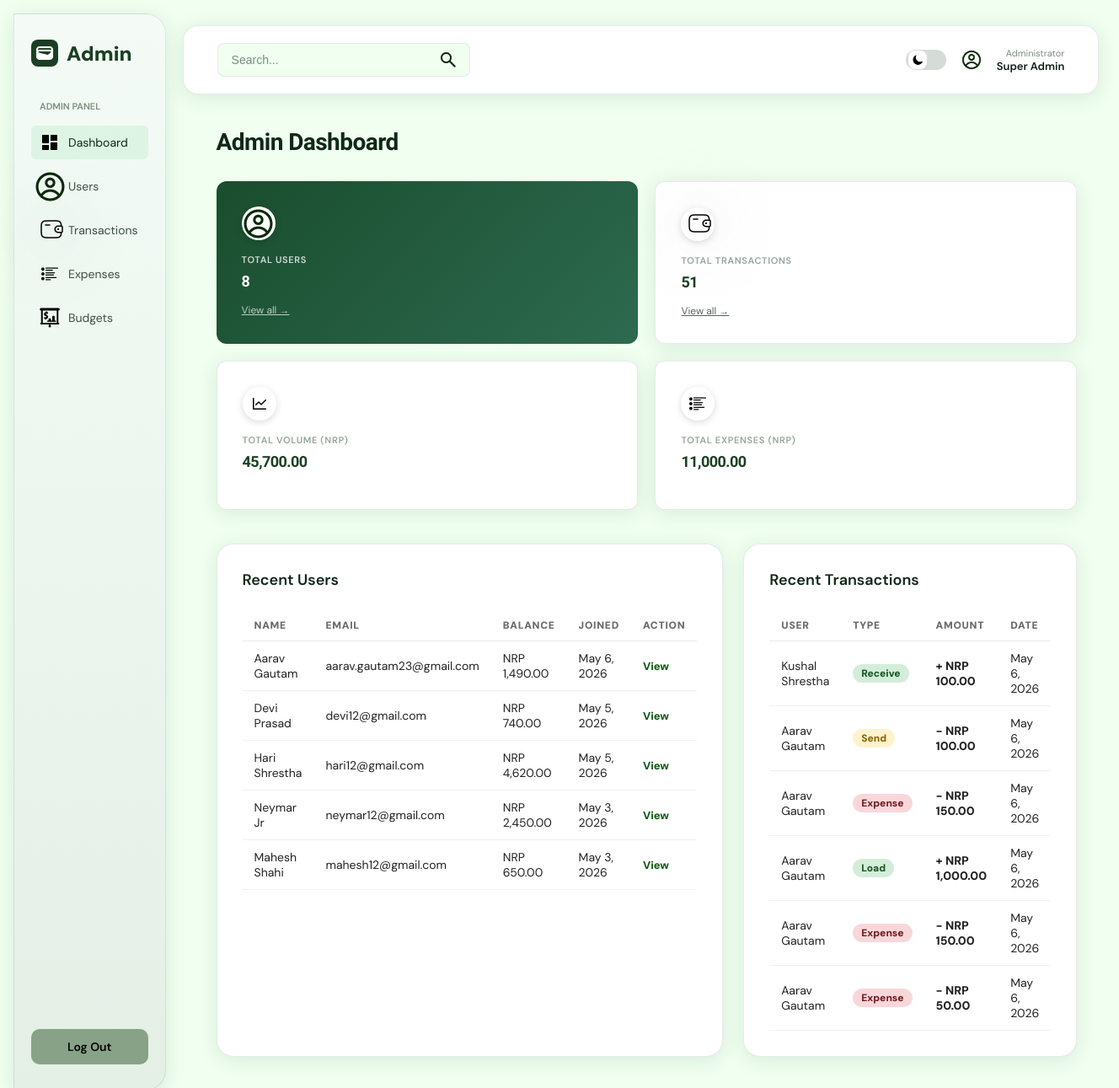
Screenshot of /admin/pages/dashboard.php (signed in) with the database file from the repository.
### tables this page shows
CREATE TABLE `users` (
  `id` int(10) UNSIGNED NOT NULL AUTO_INCREMENT,
  `fullname` varchar(100) NOT NULL,
  `username` varchar(30) NOT NULL,
  `email` varchar(180) NOT NULL,
  `balance` decimal(14,2) NOT NULL DEFAULT 0.00,
  `password_hash` varchar(255) NOT NULL,
  `created_at` datetime NOT NULL DEFAULT current_timestamp(),
  PRIMARY KEY (`id`),
  UNIQUE KEY `username` (`username`),
  UNIQUE KEY `email` (`email`),
  KEY `idx_email` (`email`),
  KEY `idx_username` (`username`)
);

CREATE TABLE `transactions` (
  `id` int(10) UNSIGNED NOT NULL AUTO_INCREMENT,
  `user_id` int(10) UNSIGNED NOT NULL,
  `related_user_id` int(10) UNSIGNED DEFAULT NULL,
  `type` enum('load','send','receive','expense') NOT NULL,
  `amount` decimal(14,2) NOT NULL,
  `description` varchar(255) DEFAULT NULL,
  `created_at` datetime NOT NULL DEFAULT current_timestamp(),
  PRIMARY KEY (`id`),
  KEY `idx_user_id` (`user_id`),
  CONSTRAINT `transactions_ibfk_1` FOREIGN KEY (`user_id`) REFERENCES `users` (`id`) ON DELETE CASCADE
);

### admin/pages/dashboard.php (the view, shortened to what this page needs)
<?php
require_once '../../backend/connection.php';
$total_users  = $mysqli->query('SELECT COUNT(*) AS c FROM users')->fetch_assoc()['c'];
$total_tx     = $mysqli->query('SELECT COUNT(*) AS c FROM transactions')->fetch_assoc()['c'];
$total_volume = $mysqli->query("SELECT COALESCE(SUM(amount),0) AS s FROM transactions WHERE type IN ('load','send','receive')")->fetch_assoc()['s'];
$total_exp    = $mysqli->query('SELECT COALESCE(SUM(amount),0) AS s FROM expenses')->fetch_assoc()['s'];
$recent_users = $mysqli->query('SELECT id,fullname,email,balance,created_at FROM users ORDER BY created_at DESC LIMIT 5')->fetch_all(MYSQLI_ASSOC);
$recent_tx = $mysqli->query(
    'SELECT t.id, t.type, t.amount, t.description, t.created_at, u.fullname
     FROM transactions t JOIN users u ON t.user_id = u.id
     ORDER BY t.created_at DESC LIMIT 6'
)->fetch_all(MYSQLI_ASSOC);
?>
<!DOCTYPE html>
<html lang="en">
<head>
    <?php
    include __DIR__ . '/../../components/head_theme.php';
    ?>
</head>
<body>
<div class="container">
    <?php include '../components/admin_sidebar.php'; ?>
    <div class="main-content">
        <?php include '../components/admin_topbar.php'; ?>
        <div class="dashboard">
            <h1 class="dashboard-title">Admin Dashboard</h1>
            <div class="stats-grid admin-panel">
                <div class="stat-card primary">
                    <div class="stat-icon"><img src="../../assets/icons/userprofile.png" alt="" class="stat-icon-img"></div>
                    <div class="stat-label">Total Users</div>
                    <div class="stat-value"><?php echo number_format($total_users); ?></div>
                    <a href="users.php" class="stat-action">View all →</a>
                </div>
                <div class="stat-card secondary">
                    <div class="stat-icon"><img src="../../assets/icons/solar_wallet-linear.png" alt="" class="stat-icon-img"></div>
                    <div class="stat-label">Total Transactions</div>
                    <div class="stat-value"><?php echo number_format($total_tx); ?></div>
                    <a href="transactions.php" class="stat-action">View all →</a>
                </div>
                <div class="stat-card secondary">
                    <div class="stat-icon"><img src="../../assets/icons/analytics.png" alt="" class="stat-icon-img"></div>
                    <div class="stat-label">Total Volume (NRP)</div>
                    <div class="stat-value"><?php echo number_format($total_volume, 2); ?></div>
                </div>
                <div class="stat-card secondary">
                    <div class="stat-icon"><img src="../../assets/icons/expenses.png" alt="" class="stat-icon-img"></div>
                    <div class="stat-label">Total Expenses (NRP)</div>
                    <div class="stat-value"><?php echo number_format($total_exp, 2); ?></div>
                </div>
            </div>
            <div class="admin-grid-2col">
                <div class="transaction-section">
                    <h2 class="transaction-title">Recent Users</h2>
                    <table class="admin-table">
                        <thead><tr><th>Name</th><th>Email</th><th>Balance</th><th>Joined</th><th>Action</th></tr></thead>
                        <tbody>
                        <?php foreach ($recent_users as $u): ?>
                        <tr>
                            <td><?php echo htmlspecialchars($u['fullname']); ?></td>
                            <td><?php echo htmlspecialchars($u['email']); ?></td>
                            <td>NRP <?php echo number_format($u['balance'],2); ?></td>
                            <td><?php echo date('M j, Y', strtotime($u['created_at'])); ?></td>
                            <td><a href="users.php?action=view&id=<?php echo $u['id']; ?>" class="admin-action-link">View</a></td>
                        </tr>
                        <?php endforeach; ?>
                        </tbody>
                    </table>
                </div>
                <div class="transaction-section">
                    <h2 class="transaction-title">Recent Transactions</h2>
                    <table class="admin-table">
                        <thead><tr><th>User</th><th>Type</th><th>Amount</th><th>Date</th></tr></thead>
                        <tbody>
                        <?php foreach ($recent_tx as $tx):
                            $is_out = !in_array($tx['type'], ['load','receive']);
                        ?>
                        <tr>
                            <td><?php echo htmlspecialchars($tx['fullname']); ?></td>
                            <td><span class="admin-badge admin-badge-<?php echo $tx['type']; ?>"><?php echo ucfirst($tx['type']); ?></span></td>
                            <td class="<?php echo $is_out ? 'tx-out' : 'tx-in'; ?>"><?php echo ($is_out?'-':'+').' NRP '.number_format($tx['amount'],2); ?></td>
                            <td><?php echo date('M j, Y', strtotime($tx['created_at'])); ?></td>
                        </tr>
                        <?php endforeach; ?>
                        </tbody>
                    </table>
                </div>
            </div>
        </div>
    </div>
</div>
</body>
</html>

### assets/css/style.css (style rules this page uses)
* { margin: 0; padding: 0; box-sizing: border-box; }
body { font-family: -apple-system, BlinkMacSystemFont, "Segoe UI", Roboto, "Helvetica Neue", Arial, sans-serif; background: #f0fff0; background: var(--green-lightest, #f0fff0); color: #0f1f14; color: var(--text-dark, #0f1f14); }
a { color: inherit; }
img { display: block; }
.container { display: flex; min-height: 100vh; gap: 24px; padding: 20px; }
.main-content { flex: 1; display: flex; flex-direction: column; }
.dashboard, .budget-page, .wallet-page { padding: 40px; flex: 1; overflow-y: auto; }
.dashboard-title { font-size: 28px; font-weight: 600; color: var(--green-darkest, #0f2818); margin-bottom: 30px; }
.stats-grid { display: grid; grid-template-columns: repeat(3, 1fr); gap: 20px; margin-bottom: 40px; }
.stat-card { padding: 30px; border-radius: 12px; color: #fff; }
.stat-card.primary { background: linear-gradient(135deg, #1a4d2e 0%, #2d6a4f 100%); }
.stat-card.secondary { background: var(--white, #ffffff); color: var(--text-dark, #0f1f14); border: 1px solid var(--card-border, rgba(27, 63, 36, 0.1)); box-shadow: var(--shadow-card, 0 4px 18px rgba(27, 63, 36, 0.08)); }
.stat-icon { width: 40px; height: 40px; background: #fff; border-radius: 50%; display: flex; align-items: center; justify-content: center; margin-bottom: 16px; box-shadow: 0 2px 8px rgba(0, 0, 0, 0.15); }
.stat-icon img.stat-icon-img { width: auto; height: auto; object-fit: contain; }
.stat-label { font-size: 13px; opacity: 0.8; margin-bottom: 8px; }
.stat-value { font-size: 28px; font-weight: 700; margin-bottom: 16px; }
.stat-action { display: flex; align-items: center; gap: 8px; font-size: 12px; opacity: 0.7; cursor: pointer; }
.transaction-section { background: var(--white, #ffffff); border: 1px solid var(--card-border, rgba(27, 63, 36, 0.1)); box-shadow: var(--shadow-card, 0 4px 18px rgba(27, 63, 36, 0.08)); padding: 30px; border-radius: var(--radius-lg, 12px); min-height: 300px; }
.transaction-title { font-size: 18px; font-weight: 600; color: #0f2818; color: var(--green-darkest, #0f2818); margin-bottom: 24px; }
@media (max-width: 1400px) { .stats-grid { grid-template-columns: repeat(2, 1fr); } }

### assets/css/landing.css (style rules this page uses)
:root { --green-darkest: #0f2818; --green-dark: #1b3f24; --green-mid: #2d6a4f; --green-muted: #6f8f6f; --green-light: #d4f5d4; --green-lightest: #f0fff0; --green-accent: #40c074; --green-glow: rgba(64, 192, 116, 0.18); --white: #ffffff; --text-dark: #0f1f14; --text-body: #3d4f42; --text-muted: #7a8f7e; --card-bg: #f6fdf7; --card-border: rgba(27, 63, 36, 0.10); --radius-lg: 20px; --radius-md: 12px; --radius-sm: 8px; --shadow-card: 0 4px 24px rgba(27, 63, 36, 0.10); --shadow-hover: 0 16px 48px rgba(27, 63, 36, 0.18); --font-display: 'Sora', sans-serif; --font-body: 'DM Sans', sans-serif; --transition: all 0.28s cubic-bezier(0.4, 0, 0.2, 1); }
*, *::before, *::after { box-sizing: border-box; }
.stat-label { font-size: 11px; font-weight: 600; color: var(--text-muted); text-transform: uppercase; letter-spacing: 0.06em; }
.stat-value { font-family: var(--font-display); font-size: 18px; font-weight: 800; color: var(--green-dark); letter-spacing: -0.03em; }

### admin/admin.css (style rules this page uses)
.stats-grid.admin-panel .stat-card.primary .stat-value, .stats-grid.admin-panel .stat-card.primary .stat-label, .stats-grid.admin-panel .stat-card.primary .stat-action { color: #ffffff !important; }
.admin-grid-2col { display: grid; grid-template-columns: 1fr 1fr; gap: 24px; margin-top: 28px; }
.admin-table { width: 100%; border-collapse: separate; border-spacing: 0; font-size: 14px; }
.admin-table thead th { text-align: left; padding: 10px 14px; font-size: 12px; font-weight: 900; color: #6b6b6b; text-transform: uppercase; letter-spacing: .06em; border-bottom: 1px solid rgba(0,0,0,.08); background: rgba(255,255,255,.4); }
.admin-table tbody td { padding: 11px 14px; border-bottom: 1px solid rgba(0,0,0,.06); color: #222; }
.admin-badge { display: inline-block; padding: 3px 10px; border-radius: 999px; font-size: 12px; font-weight: 800; }
.admin-badge-load { background: #d4edda; color: #155724; }
.admin-badge-receive { background: #d4edda; color: #155724; }
.admin-badge-send { background: #fff3cd; color: #856404; }
.admin-badge-expense { background: #f8d7da; color: #721c24; }
.tx-in { color: #0f5a13; font-weight: 800; }
.tx-out { color: #c0392b; font-weight: 800; }
.admin-action-link { color: #0f5a13; font-weight: 800; font-size: 13px; text-decoration: none; }

### rows the page displays
users: fullname "Aarav Gautam", email "aarav.gautam23@gmail.com", balance "1,490.00", created_at "May 6, 2026"
users: fullname "Devi Prasad", email "devi12@gmail.com", balance "740.00", created_at "May 5, 2026"
users: fullname "Hari Shrestha", email "hari12@gmail.com", balance "4,620.00", created_at "May 5, 2026"
users: fullname "Neymar Jr", email "neymar12@gmail.com", balance "2,450.00", created_at "May 3, 2026"
users: fullname "Mahesh Shahi", email "mahesh12@gmail.com", balance "650.00", created_at "May 3, 2026"
transactions: user.fullname "Kushal Shrestha", type "Receive", amount "100.00", created_at "May 6, 2026"
transactions: user.fullname "Aarav Gautam", type "Send", amount "100.00", created_at "May 6, 2026"
transactions: user.fullname "Aarav Gautam", type "Expense", amount "150.00", created_at "May 6, 2026"
transactions: user.fullname "Aarav Gautam", type "Load", amount "1,000.00", created_at "May 6, 2026"
transactions: user.fullname "Aarav Gautam", type "Expense", amount "150.00", created_at "May 6, 2026"
transactions: user.fullname "Aarav Gautam", type "Expense", amount "50.00", created_at "May 6, 2026"

### other values shown
$admin_name "Super Admin"
$total_users "8"
$total_tx "51"
$total_volume "45,700.00"
$total_exp "11,000.00"
